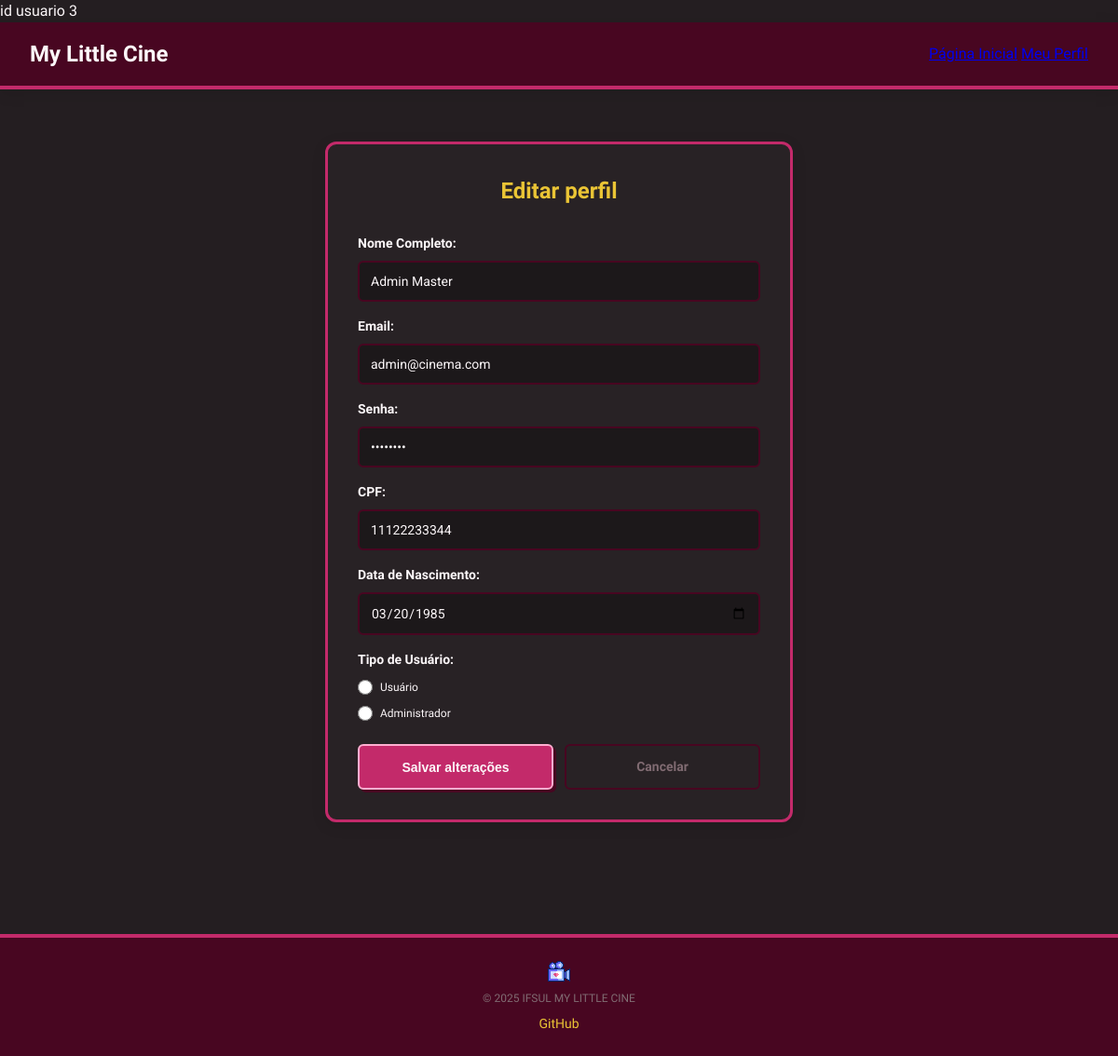
Screenshot of /editar.php (signed in) with the database file from the repository.
### tables this page shows
CREATE TABLE Usuario (
id_usuario BIGINT PRIMARY KEY AUTO_INCREMENT,
nome VARCHAR(100) NOT NULL,
email VARCHAR(100) UNIQUE NOT NULL,
senha VARCHAR(20) NOT NULL,
cpf CHAR(11) UNIQUE NOT NULL,
data_nascimento DATE NOT NULL,
tipo VARCHAR(20) NOT NULL
);

### editar.php (the view, shortened to what this page needs)
<?php
include_once('conexao/conexao.php');
$id_usuario = $_SESSION['id_usuario'];
echo "id usuario " . $id_usuario;
$sql = "SELECT * FROM Usuario WHERE id_usuario = ?";
$stmt = mysqli_prepare($conn, $sql);
mysqli_stmt_bind_param($stmt, "i", $id_usuario);
mysqli_stmt_execute($stmt);
$resultado = mysqli_stmt_get_result($stmt);
$usuario = mysqli_fetch_assoc($resultado);
?>
<!DOCTYPE html>
<html lang="pt-br">
<head>
    <link rel="stylesheet" href="css/variaveis.css">
    <link rel="stylesheet" href="css/estilo.css" type="text/css" media="all">
    <link rel="stylesheet" href="css/editar.css" type="text/css" media="all">
</head>
<body>
    <header>
        <h2>My Little Cine</h2>
        <nav class="nav_container">
            <a href="index_usuario.php" class="nav_link">Página Inicial</a>
            <a href="perfil.php" class="nav_link">Meu Perfil</a>
        </nav>
    </header>
    <main>
        <section class="editar">
            <div class="editar_conteudo">
                <h2>Editar perfil</h2>
                 <form action="editar.php" method="POST">
                    <div class="formulario_grupo">
                        <label for="nome">Nome Completo:</label>
                        <input type="text" id="nome" name="nome" value="<?php echo htmlspecialchars($usuario["nome"]); ?>"
                        required>
                    </div>
                    <div class="formulario_grupo">
                        <label for="email">Email:</label>
                        <input type="email" id="email" name="email" value="<?php echo htmlspecialchars($usuario["email"]); ?>"
                        required>
                    </div>
                    <div class="formulario_grupo">
                        <label for="senha">Senha:</label>
                        <input type="password" id="senha" name="senha" value="<?php echo htmlspecialchars($usuario["senha"]); ?>"
                        required>
                    </div>
                    <div class="formulario_grupo">
                        <label for="cpf">CPF:</label>
                        <input type="text" id="cpf" name="cpf" value="<?php echo htmlspecialchars($usuario["cpf"]); ?>"
                        required>
                    </div>
                    <div class="formulario_grupo">
                        <label for="nascimento">Data de Nascimento:</label>
                        <input type="date" id="nascimento" name="nascimento" value="<?php echo htmlspecialchars($usuario["data_nascimento"]); ?>"
                        required>
                    </div>
                    <div class="formulario_grupo">
                        <label for="tipo">Tipo de Usuário:</label>
                        <div>
                        <input
                        type="radio" id="tipo_usuario" name="tipo"
                        value="usuario"
                        <?php echo htmlspecialchars($usuario["tipo"] == "usuario") ? "checked" : ""; ?>
                        required>
                        <label for="tipo_usuario">Usuário</label>
                        </div>
                        <div>
                        <input
                        type="radio"
                        id="tipo_admin"
                        name="tipo"
                        value="admin"
                        <?php echo htmlspecialchars($usuario["tipo"] == "admin") ? "checked" : ""; ?>
                        required>
                        <label for="tipo_admin">Administrador</label>
                        </div>
                    </div>
                    <div class="formulario_botoes">
                        <button type="submit">Salvar alterações</button>
                        <a href="perfil.php" class="botao">Cancelar</a>
                    </div>
                </form>
            </div>
        </section>
    </main>
    <footer>
        <img src="imagens/home_icone.png" alt="Icone">
        <p>© 2025 IFSUL MY LITTLE CINE</p>
        <a href="https://github.com/Glitchbunnyhead/My_Little_Cine" target="_blank">GitHub</a>
    </footer>
</body>
</html>

### css/variaveis.css (style rules this page uses)
:root { --cor-primaria: #C32A6A; --cor-primaria-escura: #480621; --cor-primaria-clara: #ffaed0; --cor-secundaria: #EAC435; --cor-secundaria-clara: #ffe68c; --cor-bg: #241e21; --cor-superficie: #ffffff; --cor-texto:#fcf7f9 ; --cor-texto-muted: #806b72; --cor-borda: #ebe5e7; --cor-sucesso: #13da5c; --cor-erro: #ef4444; --fonte-principal: 'Pixelify Sans', monospace; --texto-xs: 0.75rem; --texto-sm: 0.875rem; --texto-base: 1rem; --texto-lg: 1.125rem; --texto-xl: 1.25rem; --texto-2xl: 1.5rem; --texto-3xl: 2rem; --texto-4xl: 2.75rem; --espacamento-1: 0.25rem; --espacamento-2: 0.5rem; --espacamento-3: 0.75rem; --espacamento-4: 1rem; --espacamento-6: 1.5rem; --espacamento-8: 2rem; --espacamento-12: 3rem; --espacamento-16: 4rem; --raio-sm: 6px; --raio-md: 12px; --raio-lg: 20px; --sombra-sm: 0 1px 3px rgba(0,0,0,0.08); --sombra-md: 0 4px 16px rgba(0,0,0,0.10); --transicao: 0.2s ease; }

### css/estilo.css (style rules this page uses)
* { box-sizing: border-box; margin: 0; padding: 0; }
body { background-color: var(--cor-bg); color: var(--cor-texto); font-family: var(--fonte-principal); font-size: var(--texto-base); line-height: 1.5; }
img { image-rendering: pixelated; image-rendering: crisp-edges; max-width: 100%; display: block; }
header { background-color: var(--cor-primaria-escura); border-bottom: 4px solid var(--cor-primaria); padding: var(--espacamento-4) var(--espacamento-8); display: flex; justify-content: space-between; align-items: center; box-shadow: var(--sombra-md); }
section { padding: var(--espacamento-8) var(--espacamento-6); max-width: 1200px; margin: 0 auto; }
section h2 { font-size: var(--texto-2xl); color: var(--cor-secundaria); }
footer { background-color: var(--cor-primaria-escura); border-top: 4px solid var(--cor-primaria); padding: var(--espacamento-6); text-align: center; display: flex; flex-direction: column; align-items: center; gap: var(--espacamento-2); margin-top: var(--espacamento-16); }
footer img { width: 24px; height: 24px; }
footer p { font-size: var(--texto-xs); color: var(--cor-texto-muted); }
footer a { color: var(--cor-secundaria); text-decoration: none; font-size: var(--texto-sm); }

### rows the page displays
usuario: nome "Admin Master", email "admin@cinema.com", cpf "11122233344", nascimento "03/20/1985", tipo "☐ Usuário", tipo "☐ Administrador"

### other values shown
$id_usuario "3"
